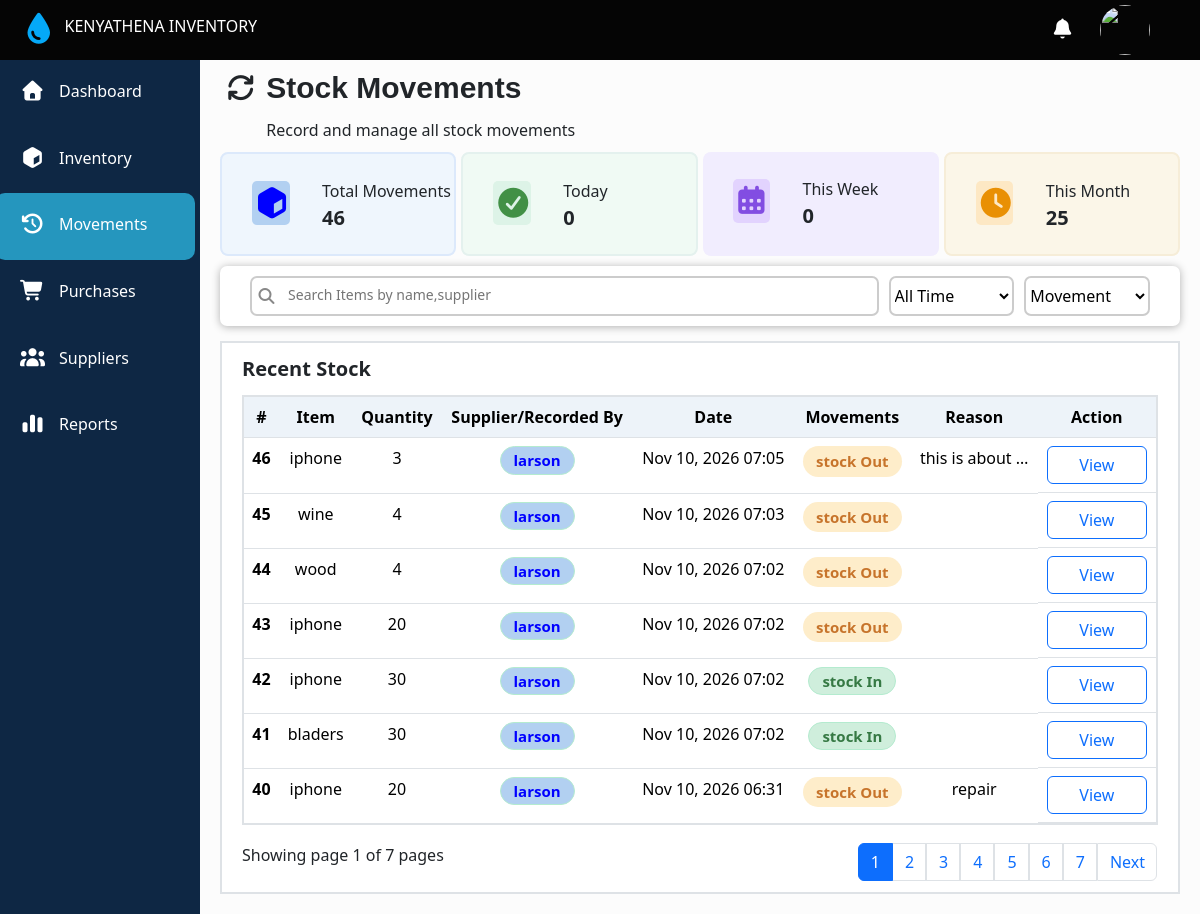
The app's page /stockmovements/, older data.
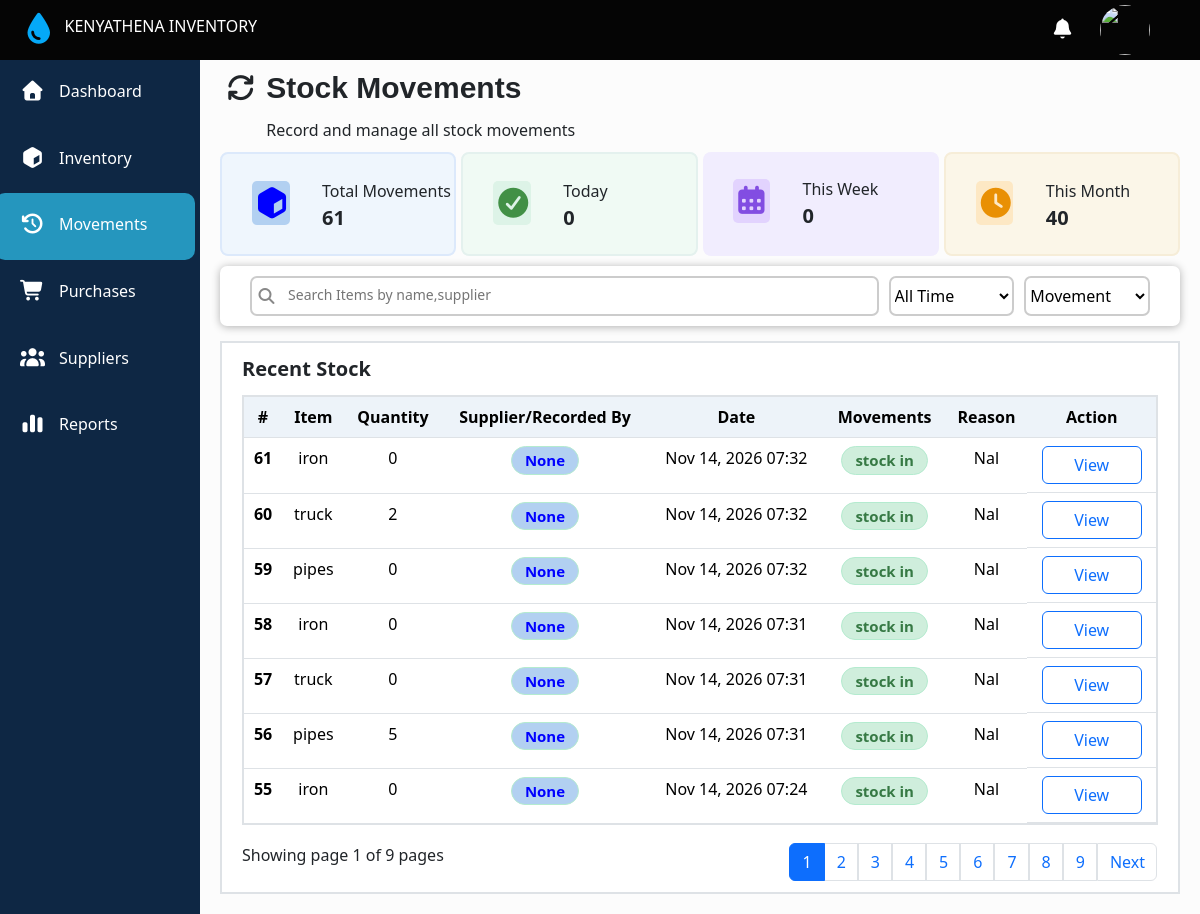
The same page, newer data.
### main/models.py (models this page shows, shortened)
class StockMovements(models.Model):
  Movement_type=[
    ('in','Stock In'),
    ('Out','Stock Out'),
  ]
  item = models.CharField(max_length=200)
  quantity = models.PositiveIntegerField()
  supplier_issued_to = models.CharField(max_length=200,null=True,blank=True)
  date=models.DateTimeField(auto_now_add=True)
  movement = models.CharField(max_length=200,choices=Movement_type)
  reason = models.CharField(max_length=300,null=True,blank=True)
  note = models.CharField(max_length=1000,null=True,blank=True)

### main/views.py (the view)
# urls.py: path('stockmovements/',views.stockMovements,name='stockmovements'),
def stockMovements(request):
  stock_movements = StockMovements.objects.all().order_by('-id')
  today = timezone.localdate()
  start_of_week = today - timedelta(days=today.weekday())
  stock_movements_counts = stock_movements.count()
  today_count = stock_movements.filter(date__date=today).count()
  this_week_movements = stock_movements.filter(date__date__gte=start_of_week, date__date__lte=today).count()
  this_month_movements = stock_movements.filter(date__date__month=today.month, date__date__year=today.year).count()
  search_stock_movements = request.GET.get('q','').strip()
  if search_stock_movements:
    stock_movements= stock_movements.filter(
      Q(item__icontains=search_stock_movements)|
      Q(movement__icontains=search_stock_movements)
    )
  selected_status = request.GET.get('status','').strip()
  selected_movement_status = request.GET.get('movement_status','').strip()
  if selected_status == 'Today':
   stock_movements = stock_movements.filter(date__date=today)
  elif selected_status == 'This Week':
    stock_movements = stock_movements.filter(date__date__gte=start_of_week, date__date__lte=today)
  elif selected_status == 'This Month':
   stock_movements = stock_movements.filter(date__date__month=today.month, date__date__year=today.year)
  if selected_movement_status in dict(StockMovements.Movement_type):
   stock_movements = stock_movements.filter(movement=selected_movement_status)
  paginator = Paginator(stock_movements, 7)
  page_number = request.GET.get('page')
  page_obj = paginator.get_page(page_number)
  context = {
    'stock_movements': stock_movements,
    'page_obj': page_obj,
    'today_count':today_count,
    'this_week_movements': this_week_movements,
    'this_month_movements': this_month_movements,
    'stock_movements_counts':stock_movements_counts,
    'selected_status':selected_status,
    'search_stock_movements':search_stock_movements,
    'selected_movement_status':selected_movement_status,
  }
  return render(request, 'main/stock_movements.html', context)

### main/templates/main/stock_movements.html (shortened to what the changed rows need)
{% extends 'main/base.html' %}
{% block content %}
    <div class="status">
      <div class="updates">
        <div>
          <span>Total Movements</span>
          <span class="number">{{stock_movements_counts}}</span>
        </div>
      </div>
      <div class="updates" style="background-color:rgb(251, 246, 232);border: 2px solid rgb(246, 237, 216);">
        <div>
          <span>This Month</span>
          <span class="number">{{this_month_movements}}</span>
        </div>
      </div>
    </div>
    <div class="recent-inventory-table" id="recent-inventory-table">
      <table class="table" id="inventory-table">
        <thead>
          <tr>
            <th  scope="col">#</th>
            <th scope="col">Item</th>
            <th scope="col">Quantity</th>
            <th scope="col">Supplier/Recorded By</th>
            <th scope="col">Date</th>
            <th scope="col">Movements</th>
            <th scope="col">Reason</th>
             <th scope="col">Action</th>
          </tr>
        </thead>
        <tbody>
          {% for item in page_obj.object_list %}
          <tr>
            <th scope="row">{{item.id}}</th>
            <td>{{item.item}}</td>
            <td>{{item.quantity}}</td>
            {% if item.supplier_issued_to == request.user.username %}
            <td >
              <span class="movement-badge">{{item.supplier_issued_to}}</span>
            </td>
            {% else %}
            <td>
              <span class="movement-supplier">{{item.supplier_issued_to}}</span>
            </td>
            {% endif %}
            <td>{{item.date|date:"M d, Y H:i"}}</td>
            {% if item.movement == 'Out' %}
            <td>
               <span class="movement_Out">stock {{item.movement}}</span>
            </td>
            {% else %}
            <td>
               <span class="movement_In">stock {{item.movement}}</span>
            </td>
            {% endif %}
            <td>{{item.reason|truncatechars:15}}</td>
            <td class="Action">
               <a type="button" class="btn btn-outline-primary" href="{% url 'stockmovements_details' item.id %}">View </a>
            </td>
          </tr>
         {% endfor %}
        </tbody>
      </table>
      <div class="last-part">
        <div class="last-part-start">
          Showing page {{ page_obj.number }} of {{ page_obj.paginator.num_pages }} pages
        </div>
        <div class="action">
        <nav aria-label="...">
            <ul class="pagination">
              {% for num in page_obj.paginator.page_range %}
                {% if page_obj.number == num %}
                  <li class="page-item active"><a class="page-link" href="?movement_status={{selected_movement_status}}&status={{selected_status}}&q={{search_stock_movements|urlencode}}&page={{ num }}#inventory-table">{{ num }}</a></li>
                {% else %}
                  <li class="page-item"><a class="page-link" href="?movement_status={{selected_movement_status}}&status={{selected_status}}&q={{search_stock_movements|urlencode}}&page={{ num }}#inventory-table">{{ num }}</a></li>
                {% endif %}
              {% endfor %}
            </ul>
        </nav>
        </div>
      </div>
    </div>
{% endblock content %}

Row changes from the older to the newer data that the page shows:
no longer on this page (row unchanged): StockMovements: id "46", item "iphone", quantity "3", supplier_issued_to "larson", date "Nov 10, 2026 07:05", movement "Out", reason "this is about …"
no longer on this page (row unchanged): StockMovements: id "45", item "wine", quantity "4", supplier_issued_to "larson", date "Nov 10, 2026 07:03", movement "Out"
no longer on this page (row unchanged): StockMovements: id "44", item "wood", quantity "4", supplier_issued_to "larson", date "Nov 10, 2026 07:02", movement "Out"
no longer on this page (row unchanged): StockMovements: id "43", item "iphone", quantity "20", supplier_issued_to "larson", date "Nov 10, 2026 07:02", movement "Out"
no longer on this page (row unchanged): StockMovements: id "42", item "iphone", quantity "30", supplier_issued_to "larson", date "Nov 10, 2026 07:02", movement "In"
no longer on this page (row unchanged): StockMovements: id "41", item "bladers", quantity "30", supplier_issued_to "larson", date "Nov 10, 2026 07:02", movement "In"
no longer on this page (row unchanged): StockMovements: id "40", item "iphone", quantity "20", supplier_issued_to "larson", date "Nov 10, 2026 06:31", movement "Out", reason "repair"
added StockMovements: id "61", item "iron", quantity "0", supplier_issued_to "None", date "Nov 14, 2026 07:32", movement "in", reason "Nal"
added StockMovements: id "60", item "truck", quantity "2", supplier_issued_to "None", date "Nov 14, 2026 07:32", movement "in", reason "Nal"
added StockMovements: id "59", item "pipes", quantity "0", supplier_issued_to "None", date "Nov 14, 2026 07:32", movement "in", reason "Nal"
added StockMovements: id "58", item "iron", quantity "0", supplier_issued_to "None", date "Nov 14, 2026 07:31", movement "in", reason "Nal"
added StockMovements: id "57", item "truck", quantity "0", supplier_issued_to "None", date "Nov 14, 2026 07:31", movement "in", reason "Nal"
added StockMovements: id "56", item "pipes", quantity "5", supplier_issued_to "None", date "Nov 14, 2026 07:31", movement "in", reason "Nal"
added StockMovements: id "55", item "iron", quantity "0", supplier_issued_to "None", date "Nov 14, 2026 07:24", movement "in", reason "Nal"
Text that changed along with them:
{{ stock_movements_counts }}: "46" → "61"
{{ this_month_movements }}: "25" → "40"
{{ page_obj.paginator.num_pages }}: "7" → "9"
new list line: "8"
new list line: "9"
